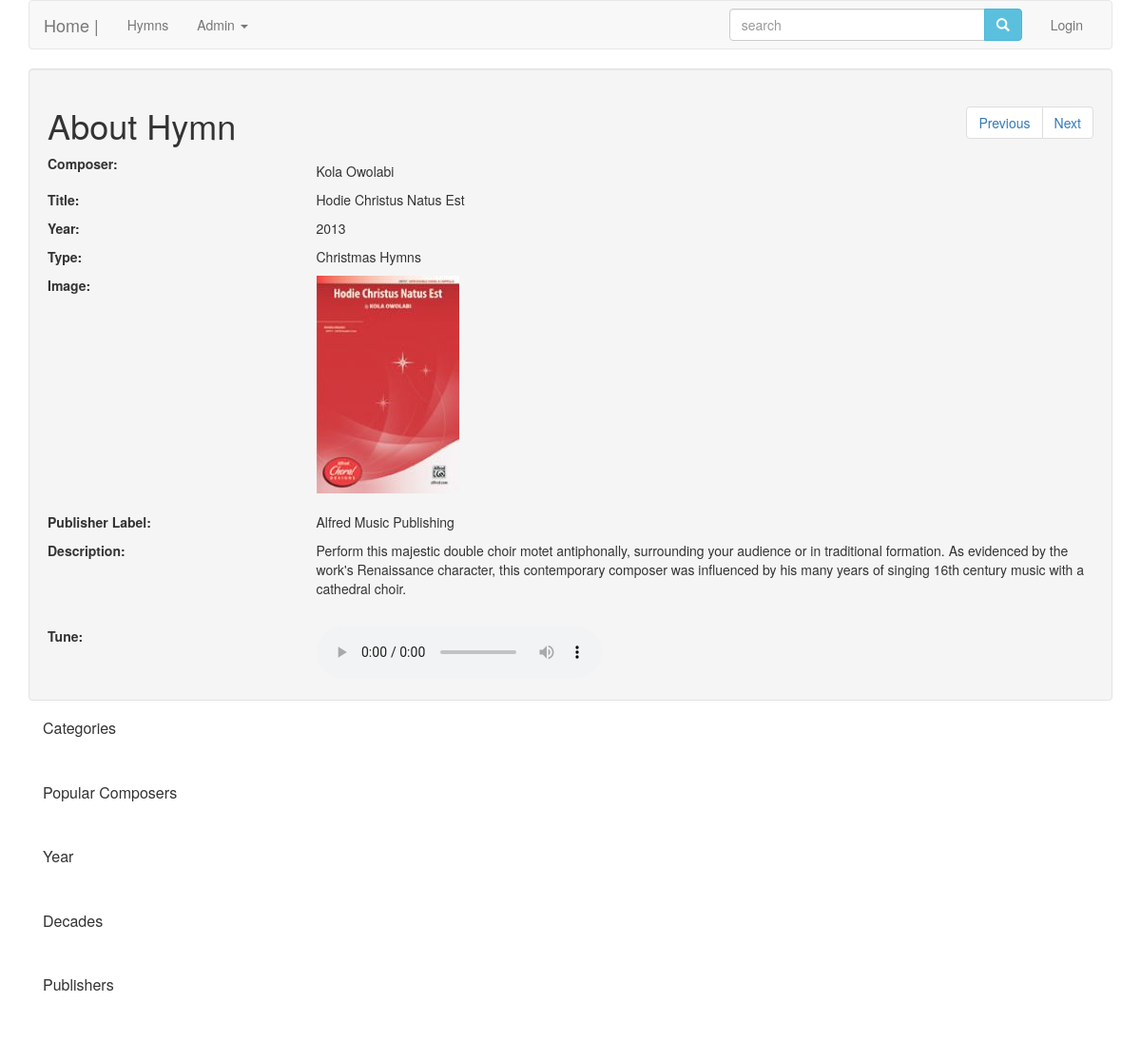
The page /display.php?hymn_id=2 on the database its author committed.
### tables this page shows
CREATE TABLE `churchhymns` (
  `composer` varchar(100) NOT NULL,
  `title` varchar(100) NOT NULL,
  `year` int(255) NOT NULL,
  `type` varchar(100) NOT NULL,
  `filename` varchar(255) NOT NULL,
  `label` varchar(100) NOT NULL,
  `description` longtext,
  `soundclip` varchar(40) DEFAULT NULL,
  `hymn_id` int(11) NOT NULL
);

### display.php (the view, shortened to what this page needs)
<?php
include ("includes/header.php");
$hymnID = $_GET['hymn_id'];
$next = mysqli_query ($con,"SELECT * FROM churchhymns WHERE hymn_id = (SELECT MIN(hymn_id) FROM churchhymns WHERE hymn_id > '$hymnID')") or die (mysqli_error($con));
if (mysqli_num_rows($next) == 0) {
	$nonextrecords = true;
}else{
	while($row = mysqli_fetch_array($next)){
		$nexthymnid = $row['hymn_id'];
	}
}
$previous = mysqli_query ($con,"SELECT * FROM churchhymns WHERE hymn_id = (SELECT MAX(hymn_id) FROM churchhymns WHERE hymn_id < '$hymnID')") or die (mysqli_error($con));
if (mysqli_num_rows($previous) == 0) {
	$nopreviousrecords = true;
}else{
	while($row = mysqli_fetch_array($previous)){
		$previoushymnid = $row['hymn_id'];
	}
}
?>
<div class="image">
	<div class="col-md-12 well">
	<nav class="pull-right">
		<ul class="pagination">
			<li class="page-item"><a class="page-link" href="<?php echo $_SERVER['PHP_SELF'] . "?hymn_id=$previoushymnid"; ?>">Previous</a></li>
			<li class="page-item"><a class="page-link" href="<?php echo $_SERVER['PHP_SELF'] . "?hymn_id=$nexthymnid"; ?>">Next</a></li>
		</ul>
	</nav>
		<h1>About Hymn</h1>
		<?php
		$result = mysqli_query($con, "SELECT * from churchhymns WHERE hymn_id = '$hymnID'") or die(mysqli_error($con));
		while ($row = mysqli_fetch_array($result)){
			$composer = $row['composer'];
			$title = $row['title'];
			$year = $row['year'];
			$type = $row['type'];
			$filename = $row['filename'];
			$label = $row['label'];
			$description = nl2br($row['description']);
			$soundclip = $row['soundclip'];
		}
		?>
		<?php if ($composer != ""): ?>
		<div class="row">
			<div class="col-md-3">
				<b style="float:left;">Composer:</b>
			</div>
			<div class="col-md-9">
				<p><?php echo $composer ?></p>
			</div>
		</div>
		<?php endif; ?>
		<?php if ($title != ""): ?>
		<div class="row">
			<div class="col-md-3">
				<b style="float:left;">Title:</b>
			</div>
			<div class="col-md-9">
				<p><?php echo $title ?></p>
			</div>
		</div>
		<?php endif; ?>
		<?php if ($year != ""): ?>
		<div class="row">
			<div class="col-md-3">
				<b style="float:left;">Year:</b>
			</div>
			<div class="col-md-9">
				<p><?php echo $year ?></p>
			</div>
		</div>
		<?php endif; ?>
		<?php if ($type != ""): ?>
		<div class="row">
			<div class="col-md-3">
				<b style="float:left;">Type:</b>
			</div>
			<div class="col-md-9">
				<p><?php echo $type ?></p>
			</div>
		</div>
		<?php endif; ?>
		<?php if ($filename != ""): ?>
		<div class="row">
			<div class="col-md-3">
				<b style="float:left;">Image:</b>
			</div>
			<div class="col-md-9">
				<?php echo "<img src=\"display/$filename\">"; ?>
			</div>
		</div>
		<?php endif; ?> <br>
		<?php if ($label != ""): ?>
		<div class="row">
			<div class="col-md-3">
				<b style="float:left;">Publisher Label:</b>
			</div>
			<div class="col-md-9">
				<p><?php echo $label ?></p>
			</div>
		</div>
		<?php endif; ?>
		<?php if ($description != ""): ?>
		<div class="row">
			<div class="col-md-3">
				<b style="float:left;">Description:</b>
			</div>
			<div class="col-md-9">
				<p><?php echo $description ?></p>
			</div>
		</div>
		<?php endif; ?> <br>
		<?php if ($soundclip != ""): ?>
		<div class="row">
			<div class="col-md-3">
				<b style="float:left;">Tune:</b>
			</div>
			<div class="col-md-9">
				<audio controls>';
      				<source src="tunes/<?php echo "$soundclip"; ?>">
   				</audio>
			</div>
		</div>
		<?php endif; ?>
	</div>
	<div class="col-md-4">
		<div class="panel-group">
			<div class="panel-header">
				<h2 class="panel-title">
					<a data-toggle="collapse" href="#test">Categories</a>
				</h2>
			</div>
			<div class="panel-body">
			</div>
		</div>
		<div class="panel-group">
			<div class="panel-header">
				<h2 class="panel-title">
					<a data-toggle="collapse" href="#test1">Popular Composers</a>
				</h2>
			</div>
			<div class="panel-body">
			</div>
		</div>
		<div class="panel-group">
			<div class="panel-header">
				<h2 class="panel-title">
					<a data-toggle="collapse" href="#test2">Year</a>
				</h2>
			</div>
			<div class="panel-body">
			</div>
		</div>
		<div class="panel-group">
			<div class="panel-header">
				<h2 class="panel-title">
					<a data-toggle="collapse" href="#test3">Decades</a>
				</h2>
			</div>
			<div class="panel-body">
			</div>
		</div>
		<div class="panel-group">
			<div class="panel-header">
				<h2 class="panel-title">
					<a data-toggle="collapse" href="#test4">Publishers</a>
				</h2>
			</div>
			<div class="panel-body">
			</div>
		</div>
	</div>
</div>
<?php
include ("includes/footer.php")
?>

### rows shown on the page
churchhymns: composer "Kola Owolabi", title "Hodie Christus Natus Est", year "2013", type "Christmas Hymns", filename (picture), label "Alfred Music Publishing", description "Perform this majestic double choir motet antiphonally, surrounding your audience or in traditional formation. As evidenced by the work's Renaissance character, this contemporary composer was influenced by his many years of singing 16th century music with a cathedral choir."
